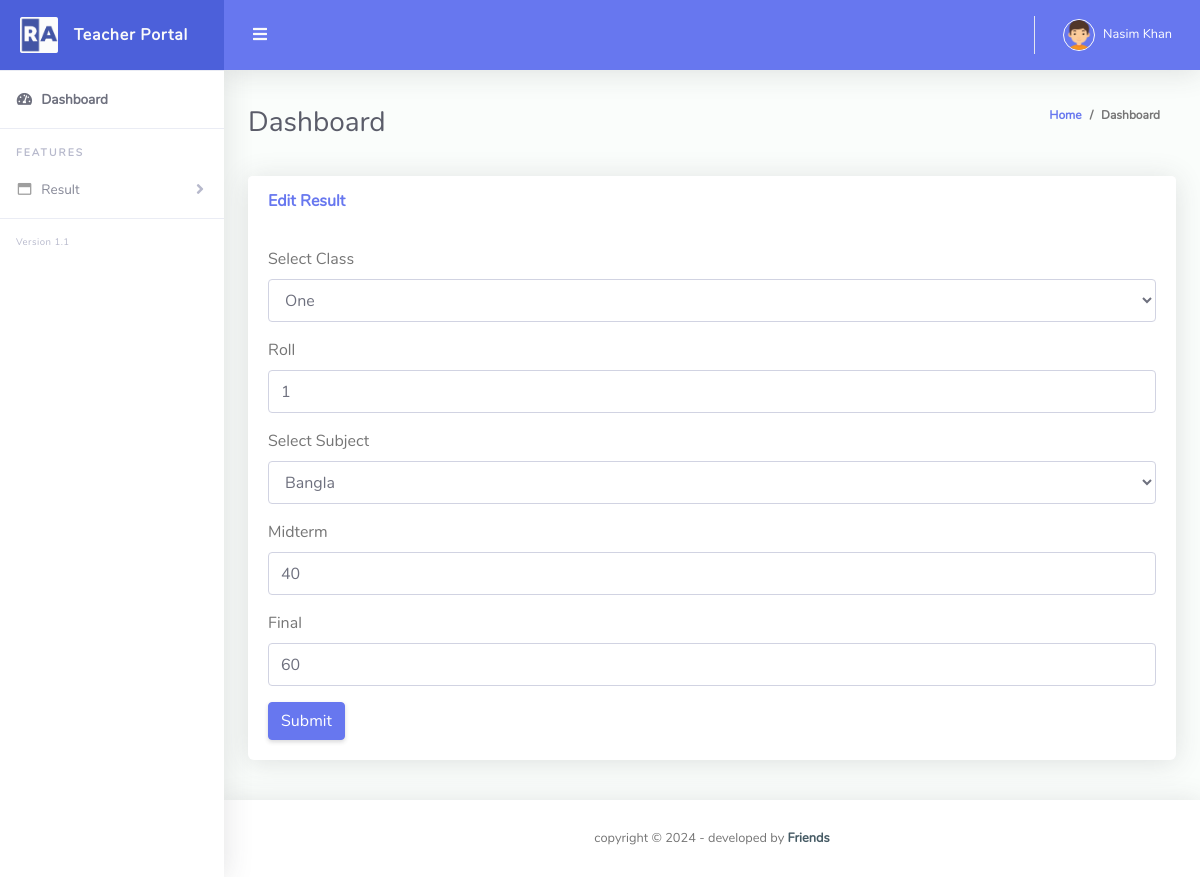
Screenshot of /edit_result.php?id=27 (signed in) with the database file from the repository.
### tables this page shows
CREATE TABLE `result` (
  `result_id` int(5) NOT NULL,
  `class` int(5) NOT NULL,
  `student_roll` int(5) NOT NULL,
  `subject` int(5) NOT NULL,
  `midterm` int(2) NOT NULL,
  `final` int(2) NOT NULL,
  `updated_by` varchar(100) DEFAULT NULL,
  `inserted_by` varchar(100) DEFAULT NULL
);

CREATE TABLE `class` (
  `class_id` int(11) NOT NULL,
  `class_name` varchar(10) NOT NULL
);

CREATE TABLE `subject` (
  `subject_id` int(5) NOT NULL,
  `subject_category` varchar(20) NOT NULL,
  `subject_name` varchar(50) NOT NULL,
  `subject_code` varchar(10) NOT NULL
);

### edit_result.php (the view, shortened to what this page needs)
<?php
require('connection.php');
$user_type = $_SESSION['user_type'];
if ($user_type == 'teacher') {
?>
    <?php
    if (isset($_GET['id'])) {
        $getid = $_GET['id'];
        $sql = "SELECT *FROM `result` WHERE result_id = $getid";
        $query = $conn->query($sql);
        $data = mysqli_fetch_assoc($query);
        $class              = $data['class'];
        $student_roll       = $data['student_roll'];
        $subject            = $data['subject'];
        $midterm            = $data['midterm'];
        $final              = $data['final'];
    }
    ?>
    <?php
    $sql3 = "SELECT * FROM subject";
    $query3 = $conn->query($sql3);
    ?>
    <?php
    $sql1 = "SELECT* FROM class";
    $query1 = $conn->query($sql1);
    ?>
    <!DOCTYPE html>
    <html lang="en">
    <head>
        <link href="vendor/fontawesome-free/css/all.min.css" rel="stylesheet" type="text/css">
        <link href="vendor/bootstrap/css/bootstrap.min.css" rel="stylesheet" type="text/css">
        <link href="css/ruang-admin.min.css" rel="stylesheet">
        <link href="vendor/datatables/dataTables.bootstrap4.min.css" rel="stylesheet">
    </head>
    <body id="page-top">
        <div id="wrapper">
            <?php include('teacher_sidebar.php') ?>
            <div id="content-wrapper" class="d-flex flex-column">
                <div id="content">
                    <?php include('topbar.php'); ?>
                    <div class="container-fluid" id="container-wrapper">
                        <div class="d-sm-flex align-items-center justify-content-between mb-4">
                            <h1 class="h3 mb-0 text-gray-800">Dashboard</h1>
                            <ol class="breadcrumb">
                                <li class="breadcrumb-item"><a href="./">Home</a></li>
                                <li class="breadcrumb-item active" aria-current="page">Dashboard</li>
                            </ol>
                        </div>
                        <div class="row mb-3">
                            <div class="col-lg-12">
                                <div class="card mb-4">
                                    <div class="card-header py-3 d-flex flex-row align-items-center justify-content-between">
                                        <h6 class="m-0 font-weight-bold text-primary">Edit Result</h6>
                                    </div>
                                    <div class="card-body">
                                        <form action="<?php $_SERVER['PHP_SELF'] ?>" method="GET">
                                            <div class="form-group">
                                                <label for="exampleInputClass">Select Class</label>
                                                <select name="class" class="form-control mb-3">
                                                    <?php
                                                    while ($data = mysqli_fetch_assoc($query1)) {
                                                        $class_id = $data['class_id'];
                                                        $class_name = $data['class_name'];
                                                    ?>
                                                        <option value="<?php echo $class_id ?>" <?php if ($class == $class_id) {
                                                                                                    echo "selected";
                                                                                                } ?>> <?php echo $class_name ?> </option>
                                                    <?php
                                                    }
                                                    ?>
                                                </select>
                                            </div>
                                            <div class="form-group">
                                                <label for="exampleInputClass">Roll</label>
                                                <input type="number" name="roll" class="form-control" id="exampleInputClass" aria-describedby="emailHelp"
                                                    placeholder="Enter Roll" value="<?php echo $student_roll ?>">
                                            </div>
                                            <div class="form-group">
                                                <label for="exampleInputClass">Select Subject</label>
                                                <select name="subject" class="form-control mb-3">
                                                    <?php
                                                    while ($data = mysqli_fetch_assoc($query3)) {
                                                        $subject_id    = $data['subject_id'];
                                                        $subject_name  = $data['subject_name'];
                                                    ?>
                                                        <option value="<?php echo $subject_id ?>" <?php if ($subject == $subject_id) {
                                                                                                        echo "selected";
                                                                                                    } ?>> <?php echo $subject_name ?> </option>
                                                    <?php
                                                    }
                                                    ?>
                                                </select>
                                            </div>
                                            <div class="form-group">
                                                <label for="exampleInputClass">Midterm</label>
                                                <input type="number" name="midterm" class="form-control" id="exampleInputClass" aria-describedby="emailHelp"
                                                    placeholder="Enter Marks" value="<?php echo $midterm  ?>">
                                            </div>
                                            <div class="form-group">
                                                <label for="exampleInputClass">Final</label>
                                                <input type="number" name="final" class="form-control" id="exampleInputClass" aria-describedby="emailHelp"
                                                    placeholder="Enter marks" value="<?php echo $final ?>">
                                            </div>
                                            <button type="submit" class="btn btn-primary">Submit</button>
                                        </form>
                                    </div>
                                </div>
                            </div>
                        </div>
                    </div>
                </div>
                <footer class="sticky-footer bg-white">
                    <div class="container my-auto">
                        <div class="copyright text-center my-auto">
                            <span>copyright &copy;  - developed by
                                <b><a href="#" target="_blank">Friends</a></b>
                            </span>
                        </div>
                    </div>
                </footer>
            </div>
        </div>
    </body>
    </html>
<?php
} else {
    header('location:login.php');
}
?>

### rows the page displays
result: class "One", roll "1", subject "Bangla", midterm "40", final "60"

### other values shown
$username "Nasim Khan"
